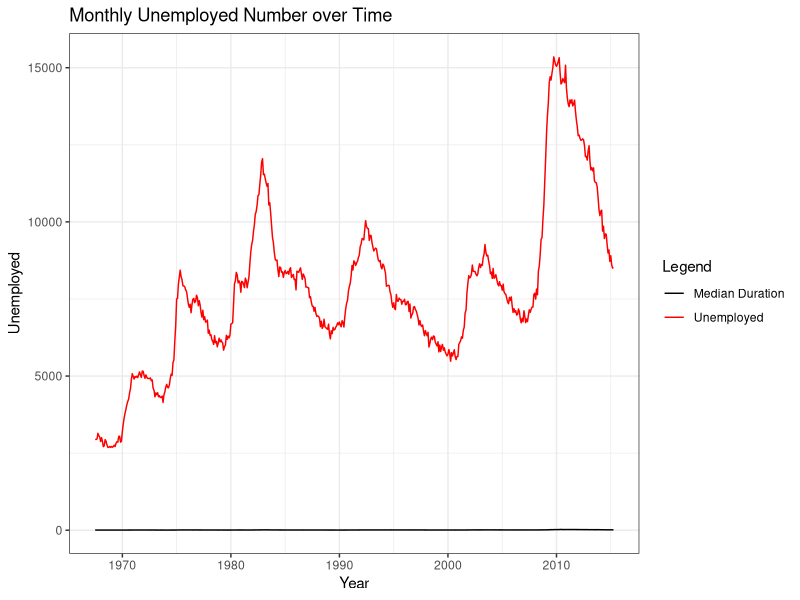

Recreate this plot in R.
# Exercise 7 – Line Plots
# Using the built-in economics dataset (from ggplot2):
# Tasks:
# 1. Create a line plot of unemploy (number of unemployed) over date.
# 2. Add a title and axis labels.
# 3. Change the line color.
# 4. Add a second line for uempmed (median duration of unemployment).
# 5. Add a legend explaining the two lines.

library(tidyverse)

View(economics)
str(economics)

economics%>%
  ggplot(aes(date))+
  geom_line(aes(y=unemploy, colour="Unemployed"))+
  geom_line(aes(y=uempmed, colour = "Median Duration"))+
  scale_color_manual("Legend", 
                     values=c("Unemployed" = "red", 
                              "Median Duration" = "black"))+
  labs(title = "Monthly Unemployed Number over Time",
       x = "Year",
       y = "Unemployed")+
  theme_bw()
